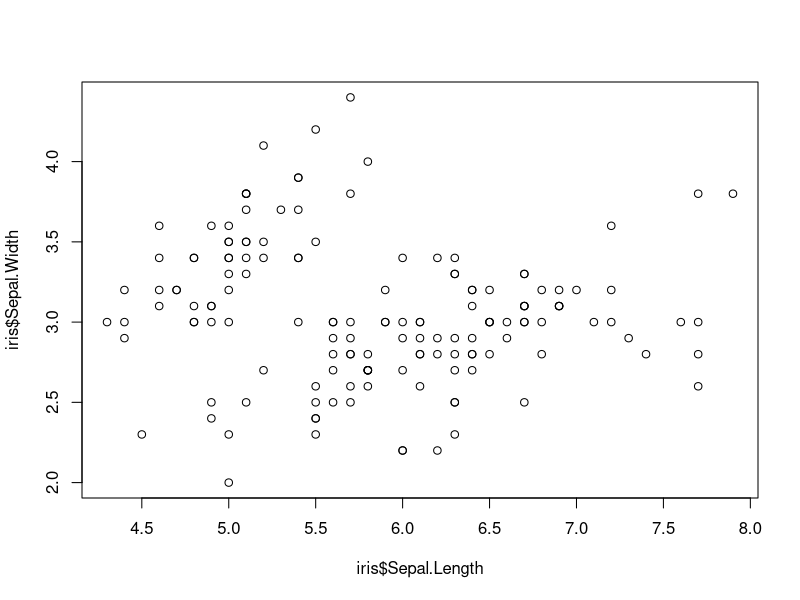
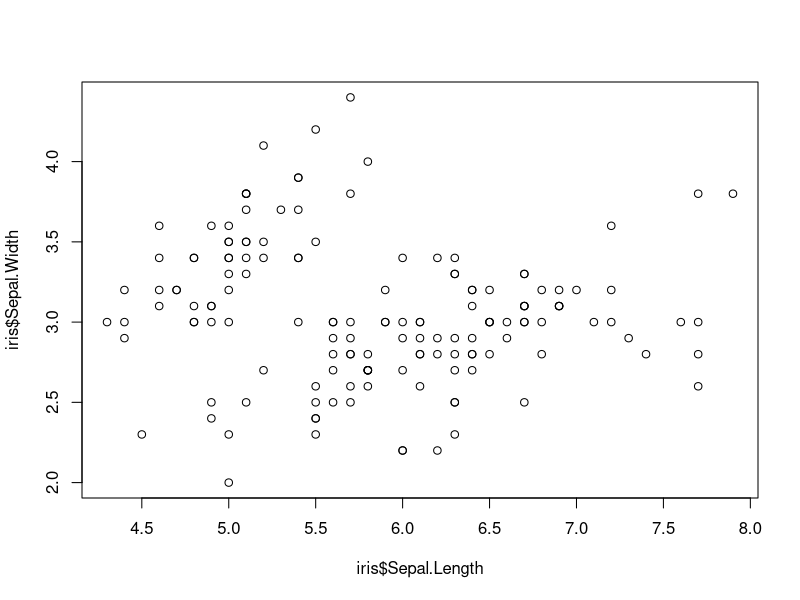
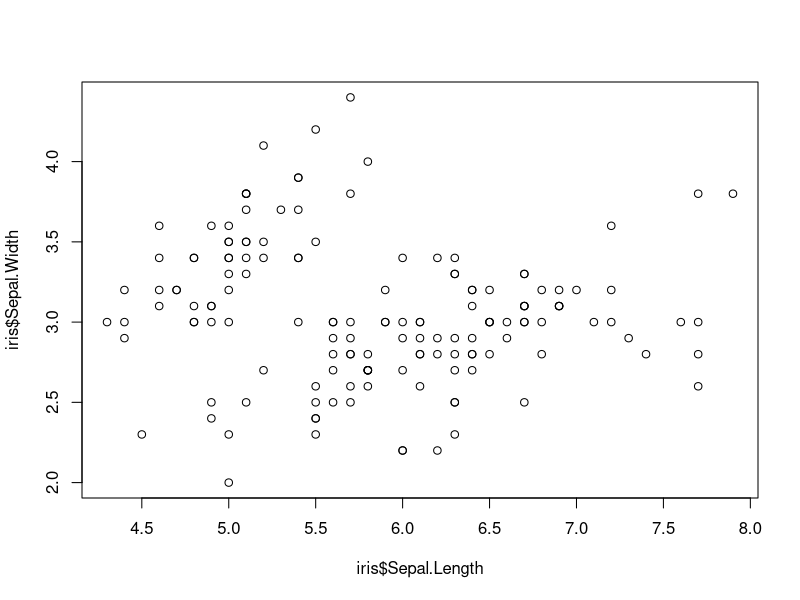

These figures' R source, in order:
## ---- chunk 1
knitr::opts_chunk$set(echo = TRUE)

library(data.table)
library(tidyverse)
library(survey)

## ---- chunk 2
plot(iris$Sepal.Length, iris$Sepal.Width)
## ---- chunk 3
plot(iris$Sepal.Length, iris$Sepal.Width)
## ---- chunk 4
plot(iris$Sepal.Length, iris$Sepal.Width)
